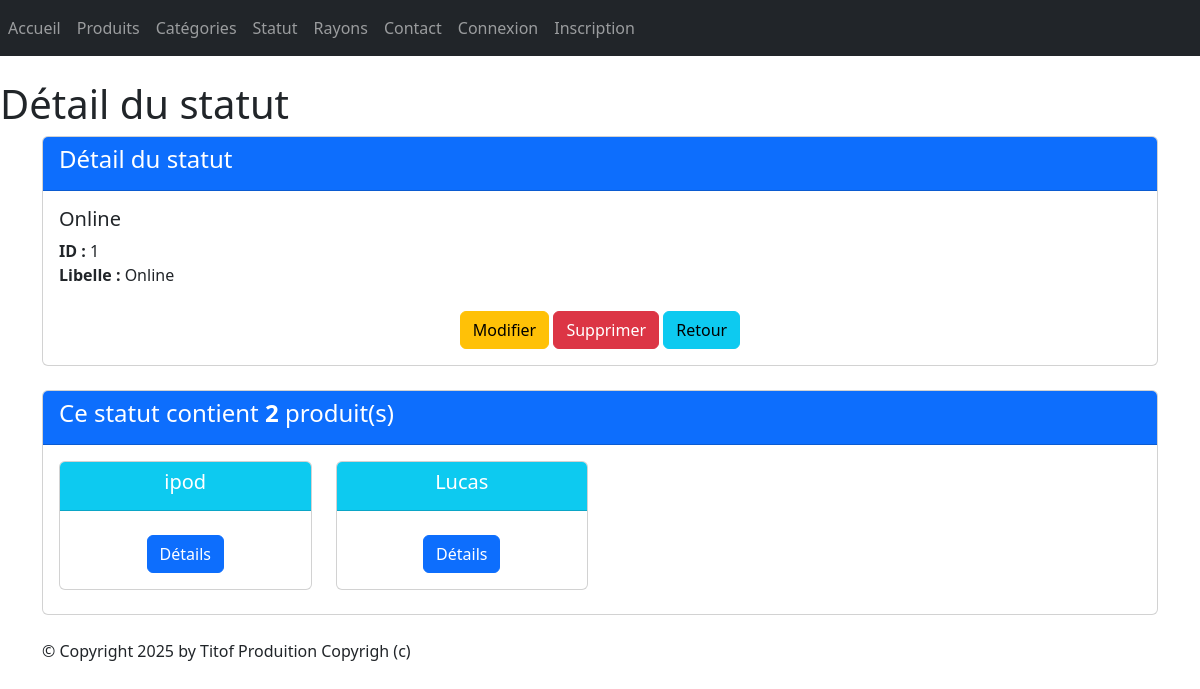
Screenshot of /monApp/statut/1/ with the database file from the repository.
### monApp/models.py (models this page shows, shortened)
class Statut(models.Model):
    idStatut = models.AutoField(primary_key=True)
    libelle = models.CharField(max_length=200)

class Produit(models.Model):
    refProd = models.AutoField(primary_key=True)
    intituleProd = models.CharField(max_length=200)
    prixUnitaireProd = models.DecimalField(max_digits=10, decimal_places=2)
    dateFabr = models.DateField(default=date.today())
    categorie = models.ForeignKey(Categorie, on_delete=models.CASCADE, related_name="produits",null=True, blank=True)
    statut = models.ForeignKey(Statut, on_delete=models.CASCADE, related_name="produitS",null=True, blank=True)

### monApp/views.py (the view)
# urls.py: path("statut/<pk>/", views.StatutDetailView.as_view(), name="dtl_sttt"),
class StatutDetailView(DetailView):
    model = Statut
    template_name = "monApp/detail_statut.html"
    context_object_name = "sttt"
    def get_queryset(self):
        return Statut.objects.annotate(nb_produits=Count('produitS'))
    def get_context_data(self, **kwargs):
        context = super(StatutDetailView, self).get_context_data(**kwargs)
        context['titremenu'] = "Détail du statut"
        context['prdts'] = self.object.produitS.all()
        return context

### monApp/templates/monApp/detail_statut.html
{% extends 'monApp/base.html' %}
{% block menu %}
    <h1>{{titremenu}}</h1>
{% endblock %}
{% block contenu %}
    <div class="card mb-4">
        <div class="card-header bg-primary text-white">
            <h4>Détail du statut</h4>
        </div>
        <div class="card-body">
            <h5 class="card-title">{{ sttt.libelle }}</h5>
            <ul class="list-unstyled">
            <li><strong>ID :</strong> {{ sttt.idStatut }}</li>
            <li><strong>Libelle :</strong> {{ sttt.libelle }}</li>
            </ul>
            <div class="car-footer text-center">
                <a href="{% url 'sttt-chng' sttt.idStatut %}" class="btn btn-warning mt-2">Modifier</a>
                <a href="{% url 'dlt-sttt' sttt.idStatut %}" class="btn btn-danger mt-2">Supprimer</a>
                <a href="{% url 'lst_sttts' %}" class="btn btn-info mt-2">Retour</a>
            </div>
        </div>
    </div>
    <div class="card mb-4">
        <div class="card-header bg-primary text-white">
            <h4>Ce statut contient <strong>{{ sttt.nb_produits }}</strong> produit(s)</h4>
        </div>
        <div class="card-body">
            <div class="row">
            {% if prdts %}
            {% for prdt in prdts %}
            <div class="col-sm-3">
                <div class="card mb-2 text-center">
                    <div class="card-header bg-info text-white">
                        <h5 class="card-title">{{ prdt.intituleProd }}</h5>
                    </div>
                    <div class="card-body">
                        <a href="{% url 'dtl_prdt' prdt.refProd %}" class="btn btn-primary mt-2">Détails</a>
                    </div>
                </div>
            </div>
            {% endfor %}
            {% else %}
            <p class="text-muted">Aucun produit trouvé pour cette catégorie.</p>
            {% endif %}
            </div>
        </div>
    </div>
{% endblock %}

### static/styles.css (style rules this page uses)
h1 { color: red }

### rows the page displays
Statut: libelle "Online", idStatut "1", nb_produits "2"
Produit: intituleProd "ipod"
Produit: intituleProd "Lucas"

### other values shown
{{ titremenu }} "Détail du statut"
